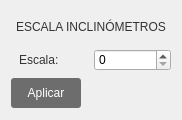
<?xml version="1.0" encoding="UTF-8"?>
<ui version="4.0">
 <class>Form</class>
 <widget class="QWidget" name="Form">
  <property name="geometry">
   <rect>
    <x>0</x>
    <y>0</y>
    <width>181</width>
    <height>120</height>
   </rect>
  </property>
  <property name="windowTitle">
   <string>Form</string>
  </property>
  <property name="styleSheet">
   <string notr="true">QLabel {
    color: #333;
    font-family: &quot;Helvetica Neue&quot;, Arial, sans-serif;
    font-size: 12px;
    padding: 5px;
}
QPushButton {
	background-color: rgb(0, 0, 0);
    border: none;
    border-radius: 3px;
    padding: 5px 10px;
}
QFrame {
    border: none;
    outline: none;
}
</string>
  </property>
  <layout class="QVBoxLayout" name="verticalLayout">
   <item>
    <layout class="QGridLayout" name="gridLayout">
     <item row="1" column="0">
      <widget class="QLabel" name="label_4">
       <property name="styleSheet">
        <string notr="true"/>
       </property>
       <property name="text">
        <string>Escala:</string>
       </property>
      </widget>
     </item>
     <item row="2" column="0" colspan="2">
      <layout class="QFormLayout" name="formLayout">
       <item row="0" column="0">
        <widget class="QPushButton" name="btn_confirmar">
         <property name="minimumSize">
          <size>
           <width>70</width>
           <height>30</height>
          </size>
         </property>
         <property name="styleSheet">
          <string notr="true">QPushButton {
    background-color: rgba(76, 76, 76, 0.8);
    color: #fff;
    border: none;
    border-radius: 3px;
    padding: 5px 10px;
}

QPushButton:hover {
    background-color: rgba(100, 100, 100, 0.8);
}</string>
         </property>
         <property name="text">
          <string>Aplicar</string>
         </property>
        </widget>
       </item>
       <item row="0" column="1">
        <spacer name="horizontalSpacer">
         <property name="orientation">
          <enum>Qt::Horizontal</enum>
         </property>
         <property name="sizeHint" stdset="0">
          <size>
           <width>198</width>
           <height>20</height>
          </size>
         </property>
        </spacer>
       </item>
      </layout>
     </item>
     <item row="0" column="0" colspan="2">
      <widget class="QLabel" name="label">
       <property name="styleSheet">
        <string notr="true">QLabel {
    color: #333;
    font-family: &quot;Helvetica Neue&quot;, Arial, sans-serif;
    font-size: 12px;
    padding: 5px;
}
</string>
       </property>
       <property name="text">
        <string>ESCALA INCLINÓMETROS</string>
       </property>
       <property name="alignment">
        <set>Qt::AlignCenter</set>
       </property>
      </widget>
     </item>
     <item row="1" column="1">
      <widget class="QSpinBox" name="spin_escala">
       <property name="maximum">
        <number>9999999</number>
       </property>
      </widget>
     </item>
    </layout>
   </item>
  </layout>
 </widget>
 <resources/>
 <connections/>
</ui>
